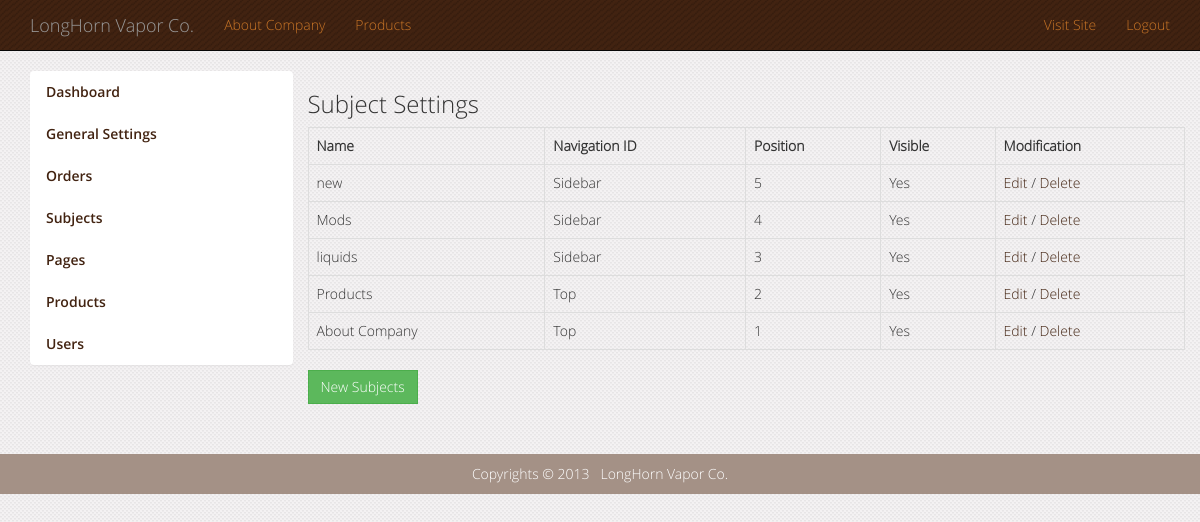
Screenshot of /admin/subject_index.php (signed in) with the database file from the repository.
### tables this page shows
CREATE TABLE IF NOT EXISTS `site_options` (
  `id` int(11) NOT NULL AUTO_INCREMENT,
  `link` varchar(100) NOT NULL,
  `title` varchar(100) NOT NULL,
  `email` varchar(255) NOT NULL,
  `new_products` int(3) NOT NULL,
  `description` varchar(255) DEFAULT NULL,
  `welcome` text NOT NULL,
  `logo` varchar(100) NOT NULL,
  PRIMARY KEY (`id`)
);

CREATE TABLE IF NOT EXISTS `page_subjects` (
  `id` int(11) NOT NULL AUTO_INCREMENT,
  `parent_id` int(3) NOT NULL,
  `nav_id` int(11) NOT NULL,
  `position` int(3) NOT NULL,
  `name` varchar(50) NOT NULL,
  `content` text NOT NULL,
  `visible` tinyint(1) NOT NULL,
  PRIMARY KEY (`id`)
);

### includes/header_inc.php (called while the page is built, shortened)
<?php
	if(isset($_GET['subject'])){
		$sel_subject = get_subject_by_id($_GET['subject']);
	}else{
		$sel_subject = NULL;
	}
?>

### includes/session.php (called while the page is built, shortened)
<?php
	function logged_in() {
		return isset($_SESSION['user_id']);
	}
?>

### admin/includes/pagination.php (called while the page is built, shortened)
<?php
include('subject_functions.php');
function pagination($per_page, $case, $cat = 0){
	$subject_index ='';
	$subj = (isset($_GET['pg'])) ? (int)$_GET['pg'] : 1;
	$start = ($subj - 1) * $per_page;
	switch ($case){
		case "subjects":
			$subject_set = get_subjects_for_admin(true);
			$query = mysql_query("SELECT * FROM page_subjects ORDER BY id DESC LIMIT $start,$per_page");
		break;
	}
	$subject_total = ceil(mysql_result($subject_set, 0) / $per_page);
	$value = array('query' => $query, 'index' => $subject_index);
	return $value;
}
?>

### admin/includes/subject_functions.php (the view, shortened to what this page needs)
<?php
function get_subjects_for_admin($count = false){
	global $connection;
		if($count == true){
			$query = "SELECT COUNT(*) FROM page_subjects ORDER BY id ASC";
		}else {
			$query = "SELECT * FROM page_subjects ORDER BY id ASC";
		}
		$page_data = mysql_query($query, $connection);
	return $page_data;
}
function admin_subject_index(){
	$pagination = pagination(15,'subjects');
	$subject_index = '<table class="table table-hover table-bordered">';
	$subject_index .= '<tr><th>Name</th><th>Navigation ID</th><th>Position</th><th>Visible</th><th>Modification</th></tr>';
	while($subject = mysql_fetch_array($pagination['query'])){
		$subject_index .= '<tr>';
		$subject_index .= '<td>' . $subject['name'] . '</td>';
		$subject_index .= '<td>';
		if($subject['nav_id'] == 1){
			$subject_index .= $subject['nav_id'] = 'Sidebar';
		}else{
			$subject_index .= $subject['nav_id'] = 'Top';
		}
		$subject_index .= '</td>';
		$subject_index .= '<td>' . $subject['position'] . '</td>';
		$subject_index .= '<td>';
		if($subject['visible'] == 1){
			$subject_index .= $subject['visible'] = 'Yes' ;
		}else{
			$subject_index .= $subject['visible'] = 'No' ;
		}
		$subject_index .= '</td>';
		$subject_index .= '<td><a href="'. site_options('link') .'admin/edit_subject.php?subject='. $subject['id'] .'">Edit </a>';
		$alert = "'Are you sure you want to delete this page?'";
		$subject_index .= '/&nbsp;<a href="'. site_options('link') .'admin/delete_subject.php?subject='. $subject['id'] .'" onclick="return confirm('.$alert.');">Delete</a></td>';
		$subject_index .= '</tr>';
	}
	$subject_index .= '</table>';
			$subject_index .= $pagination['index'];
	return $subject_index;
}
?>

### includes/admin_header.php (shortened to what this page needs)
<?php
require_once("connection.php");
require_once("session.php");
require_once("functions.php");
require_once("header_inc.php");
?>
<!DOCTYPE html>
<html lang="en">
  <head>
    <link href="<?php echo site_options('link'); ?>/css/stylesheet.css" rel="stylesheet">
  </head>
  <body>
<nav class="navbar navbar-inverse navbar-static-top" role="navigation">
  <div class="container">
  <div class="navbar-header">
    <a class="navbar-brand" href="#"><?php echo site_options('title'); ?></a>
  </div>
  <div class="collapse navbar-collapse" id="bs-example-navbar-collapse-1">
	<ul class="nav navbar-nav">
			<?php get_navigation(2, 'top'); ?>
    </ul>
    <ul class="nav navbar-nav navbar-right">
      <li><a href="<?php echo site_options('link'); ?>/index.php">Visit Site</a></li>
	  <li><?php if(logged_in()){ ?>
	  <a href="<?php echo site_options('link'); ?>/logout.php">Logout</a>
	  <?php } else {?>
	  <a href="<?php echo site_options('link'); ?>/login.php">Login</a>
	  <?php }?>
	  </li>
    </ul>
	</div>
  </div>
</nav>
	<div class="container">

### includes/functions.php (shortened to what this page needs)
<?php
function site_options($option){
	global $connection;
	$query = "SELECT * FROM site_options";
	$options = mysql_query($query, $connection);
	while($opt = mysql_fetch_array($options)){
		if($option == 'link'
		|| $option == 'title'
		|| $option == 'description'
		|| $option == 'logo'
		|| $option == 'welcome'
		|| $option == 'new_products'
		|| $option == 'email'){
			return $opt[$option];
		}else{
			return NULL;
		}
	}
}
function get_navigation($nav_id, $nav){
	global $sel_subject;
	$subject_parent = get_main_subjects('parent');
	if($nav == 'sidebar'){
		while($subject = mysql_fetch_array($subject_parent)){
			if($subject['nav_id'] == $nav_id){
				echo '<li class="list-group-item  no-padding';
				if($subject['id'] == $sel_subject['id']){
					echo ' active">';
				}else {echo '">';}
				$link	=	'<a href="'. site_options('link') .'content.php?subject=' . urlencode($subject['id']) . '">';
				$link	.=	$subject['name'];
				$link	.=	'</a>';
				echo $link;
				echo '<ul>';
					$subject_child = get_main_subjects('child');
					while($child = mysql_fetch_array($subject_child)){
						if($subject['id'] == $sel_subject['id'] && $subject['id'] == $child['parent_id']){
							$link	=	'<li><a ';
							$link	.=	'href="'. site_options('link') .'content.php?subject=' . urlencode($subject['id']) . '&child=' . urlencode($child['id']) . '">';
							$link	.=	$child['name'];
							$link	.=	'</a>';
							echo $link;
							echo '</li>';
						}
					}
					echo '</ul>';
				echo '</li>';
			}
		}
	}
	elseif($nav == 'top'){
		while($subject = mysql_fetch_array($subject_parent)){
			if($subject['nav_id'] == $nav_id){
				echo '<li>';
				if($subject['id'] == $sel_subject['id']){
					echo '<li class="active">';
				}else{
					echo '<li>';
				}
				$link	=	'<a href="'. site_options('link') .'content.php?subject=' . urlencode($subject['id']) . '">';
				$link	.=	$subject['name'];
				$link	.=	'</a>';
				echo $link;
			echo '</li>';
			}
		}
	}
	else{
		echo '<li><a href="#">No Slot Selected</a></li>';
	}
}
function get_main_subjects($case){
	global $connection;
		switch($case){
			case'parent':
				$query = "SELECT * FROM page_subjects WHERE visible = 1 AND parent_id = 0 ORDER BY position ASC";
				break;
		}
		$subject = mysql_query($query, $connection);
	return $subject;
}
?>

### includes/footer.php (shortened to what this page needs)
	</div>
	<footer>
		<div class="copyrights">Copyrights &copy; 2013 &nbsp; <?php echo site_options('title'); ?></div>
	</footer>
  </body>
</html>

### css/style.css (style rules this page uses)
body { font-family: 'open_sanslight'!important; background: url(../images/bg.png) repeat; }
.copyrights { height: 40px; width: 100%; text-align: center; background-color: #a49186; color: #FFF; padding: 10px 0; margin-top: 50px; }

### rows the page displays
site_options: title "LongHorn Vapor Co."
page_subjects: link "About Company", name "About Company", value "Top Yes", position "1"
page_subjects: link "Products", name "Products", value "Top Yes", position "2"
page_subjects: name "new", value "Sidebar Yes", position "5"
page_subjects: name "Mods", value "Sidebar Yes", position "4"
page_subjects: name "liquids", value "Sidebar Yes", position "3"
